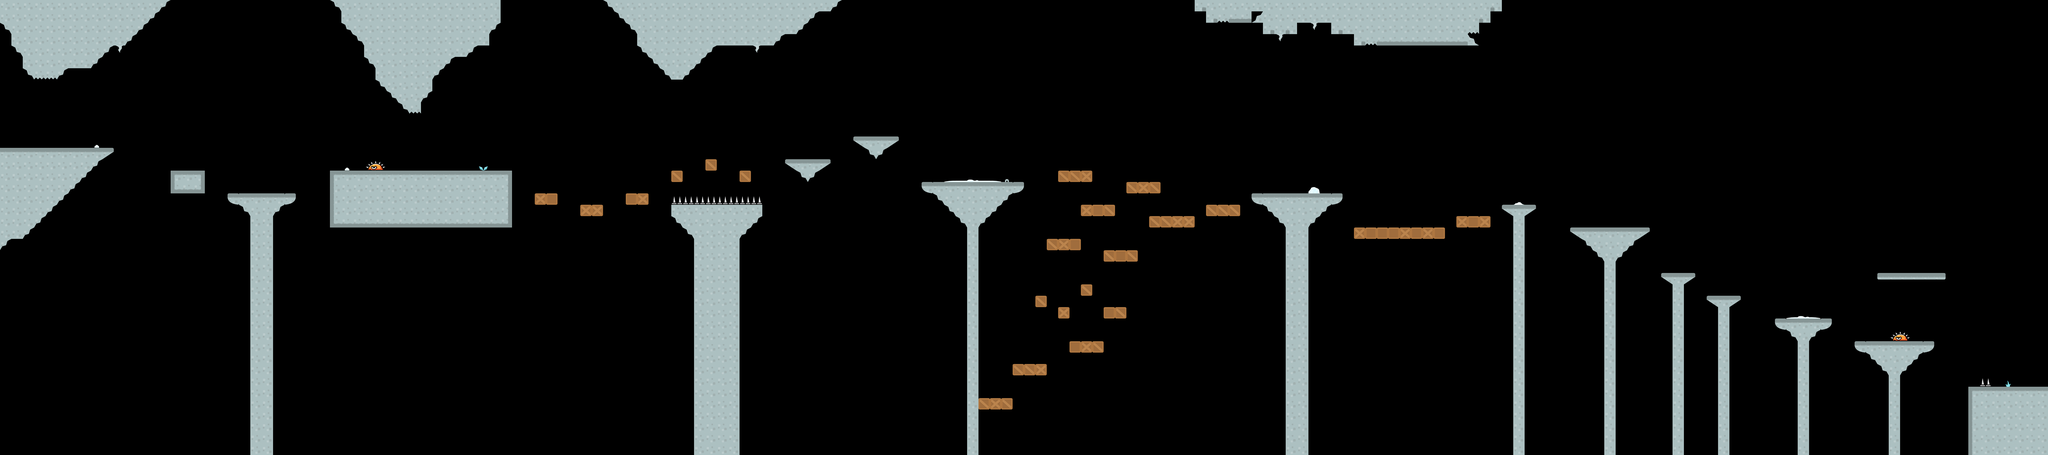

A level layout from a 2D game, rendered from its tile map. Below: a short description, then the map file with tile-grid data replaced by summaries:
An orthogonal 180x40 tile map with 64x64 px tiles, 3 tile layers (tileLayer, hazardLayer, elementsLayer), 3 tilesets and 128 objects (56x destroy, 50x coin, 7x walker, 5x flyer, 2x doublewalkershooter, ...).

<map version="1.0" orientation="orthogonal" renderorder="right-down" width="180" height="40" tilewidth="64" tileheight="64" nextobjectid="285">
    <tileset firstgid="1" name="world4" tilewidth="64" tileheight="64" spacing="16" margin="8" tilecount="34" columns="34">
        <image source="world4.png" width="2720" height="80" />
    </tileset>
    <tileset firstgid="35" name="elements2" tilewidth="64" tileheight="64" spacing="16" margin="8" tilecount="38" columns="38">
        <image source="elements2.png" width="3040" height="80" />
    </tileset>
    <tileset firstgid="73" name="hazard" tilewidth="64" tileheight="64" spacing="16" margin="8" tilecount="9" columns="9">
        <image source="hazard.png" width="720" height="80" />
    </tileset>
    <layer name="tileLayer" width="180" height="40">
        <data>[7200 cells, 962 non-empty, 26 distinct tile ids]</data>
    </layer>
    <objectgroup name="gameObjects">
        <object id="1" name="player" x="256" y="704" width="64" height="128" />
        <object id="55" name="coin" x="1344" y="960" width="64" height="64" />
        <object id="56" name="coin" x="3904" y="768" width="64" height="64" />
        <object id="58" name="coin" x="1536" y="960" width="64" height="64" />
        <object id="59" name="coin" x="4096" y="832" width="64" height="64" />
        <object id="60" name="coin" x="4032" y="768" width="64" height="64" />
        <object id="62" name="coin" x="3840" y="832" width="64" height="64" />
        <object id="76" name="coin" x="5568" y="2048" width="64" height="64" />
        <object id="97" name="coin" x="9664" y="1536" width="64" height="64" />
        <object id="98" name="coin" x="9408" y="1408" width="64" height="64" />
        <object id="104" name="walker" x="2560" y="832" width="64" height="128" />
        <object id="105" name="walker" x="1472" y="960" width="64" height="128" />
        <object id="106" name="doublewalkershooter" x="5312" y="896" width="64" height="128" />
        <object id="107" name="walker" x="7168" y="960" width="64" height="128" />
        <object id="111" name="flyer" x="3712" y="832" width="64" height="128" />
        <object id="112" name="flyer" x="10880" y="1728" width="64" height="128" />
        <object id="114" name="flyer" x="8064" y="1088" width="64" height="128" />
        <object id="115" name="doublewalker" x="2240" y="832" width="64" height="128" />
        <object id="117" name="staticshooter2" x="2752" y="832" width="64" height="128" />
        <object id="127" name="walker" x="7808" y="1152" width="64" height="128" />
        <object id="130" name="walker" x="4864" y="640" width="64" height="128" />
        <object id="165" name="staticshooter" x="7424" y="960" width="64" height="128" />
        <object id="174" name="flyer" x="4672" y="768" width="64" height="128" />
        <object id="177" name="flyer" x="9792" y="1472" width="64" height="128" />
        <object id="179" name="doublewalker" x="10048" y="1664" width="64" height="128" />
        <object id="180" name="walker" x="10496" y="1792" width="64" height="128" />
        <object id="181" name="exit" x="11328" y="1984" width="128" height="192" />
        <object id="214" name="walker" x="8256" y="1088" width="64" height="128" />
        <object id="215" name="doublewalkershooter" x="8960" y="1152" width="64" height="128" />
        <object id="216" name="staticshooter" x="8512" y="1024" width="64" height="128" />
        <object id="240" name="coin" x="5504" y="2048" width="64" height="64" />
        <object id="241" name="coin" x="5632" y="2048" width="64" height="64" />
        <object id="242" name="coin" x="5632" y="2112" width="64" height="64" />
        <object id="243" name="coin" x="5568" y="2112" width="64" height="64" />
        <object id="244" name="coin" x="5504" y="2112" width="64" height="64" />
        <object id="248" name="coin" x="10624" y="1408" width="64" height="64" />
        <object id="249" name="coin" x="10688" y="1408" width="64" height="64" />
        <object id="250" name="coin" x="10752" y="1408" width="64" height="64" />
        <object id="251" name="staticshooter2" x="10880" y="1408" width="64" height="128" />
        <object id="252" name="coin" x="960" y="832" width="64" height="64" />
        <object id="253" name="coin" x="1024" y="832" width="64" height="64" />
        <object id="254" name="coin" x="1088" y="832" width="64" height="64" />
        <object id="255" name="coin" x="2304" y="768" width="64" height="64" />
        <object id="256" name="coin" x="2368" y="768" width="64" height="64" />
        <object id="257" name="coin" x="2560" y="768" width="64" height="64" />
        <object id="258" name="coin" x="2624" y="768" width="64" height="64" />
        <object id="259" name="coin" x="3264" y="960" width="64" height="64" />
        <object id="260" name="coin" x="3328" y="960" width="64" height="64" />
        <object id="261" name="coin" x="4416" y="768" width="64" height="64" />
        <object id="262" name="coin" x="4480" y="768" width="64" height="64" />
        <object id="263" name="coin" x="4544" y="768" width="64" height="64" />
        <object id="264" name="coin" x="4608" y="768" width="64" height="64" />
        <object id="265" name="coin" x="5184" y="896" width="64" height="64" />
        <object id="266" name="coin" x="5248" y="896" width="64" height="64" />
        <object id="267" name="coin" x="5568" y="896" width="64" height="64" />
        <object id="268" name="coin" x="5632" y="896" width="64" height="64" />
        <object id="269" name="coin" x="6208" y="1280" width="64" height="64" />
        <object id="270" name="coin" x="6272" y="1280" width="64" height="64" />
        <object id="271" name="coin" x="6336" y="1280" width="64" height="64" />
        <object id="272" name="coin" x="5888" y="1216" width="64" height="64" />
        <object id="273" name="coin" x="5952" y="1216" width="64" height="64" />
        <object id="274" name="coin" x="6016" y="1216" width="64" height="64" />
        <object id="275" name="coin" x="6592" y="1088" width="64" height="64" />
        <object id="276" name="coin" x="6656" y="1088" width="64" height="64" />
        <object id="277" name="coin" x="6912" y="1024" width="64" height="64" />
        <object id="278" name="coin" x="6848" y="1024" width="64" height="64" />
        <object id="279" name="coin" x="8704" y="1024" width="64" height="64" />
        <object id="280" name="coin" x="8768" y="1088" width="64" height="64" />
        <object id="281" name="coin" x="9344" y="1216" width="64" height="64" />
        <object id="282" name="coin" x="9408" y="1280" width="64" height="64" />
        <object id="283" name="coin" x="9536" y="1344" width="64" height="64" />
        <object id="284" name="coin" x="9600" y="1408" width="64" height="64" />
    </objectgroup>
    <objectgroup name="interactionObjects">
        <object id="137" name="destroy" x="5952" y="960" width="64" height="64" />
        <object id="138" name="destroy" x="6016" y="960" width="64" height="64" />
        <object id="182" name="destroy" x="6080" y="960" width="64" height="64" />
        <object id="183" name="destroy" x="6080" y="1152" width="64" height="64" />
        <object id="184" name="destroy" x="6144" y="1152" width="64" height="64" />
        </objectgroup>
    <layer name="hazardLayer" width="180" height="40">
        <data>[7200 cells, 13 non-empty, 3 distinct tile ids]</data>
    </layer>
    <layer name="elementsLayer" width="180" height="40">
        <data>[7200 cells, 19 non-empty, 11 distinct tile ids]</data>
    </layer>
</map>
<!-- 51 of 128 objects omitted -->
